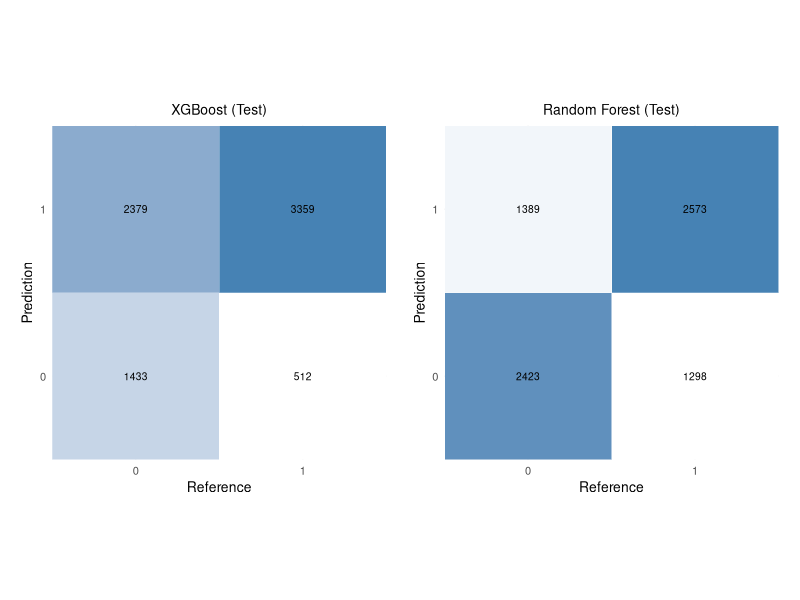
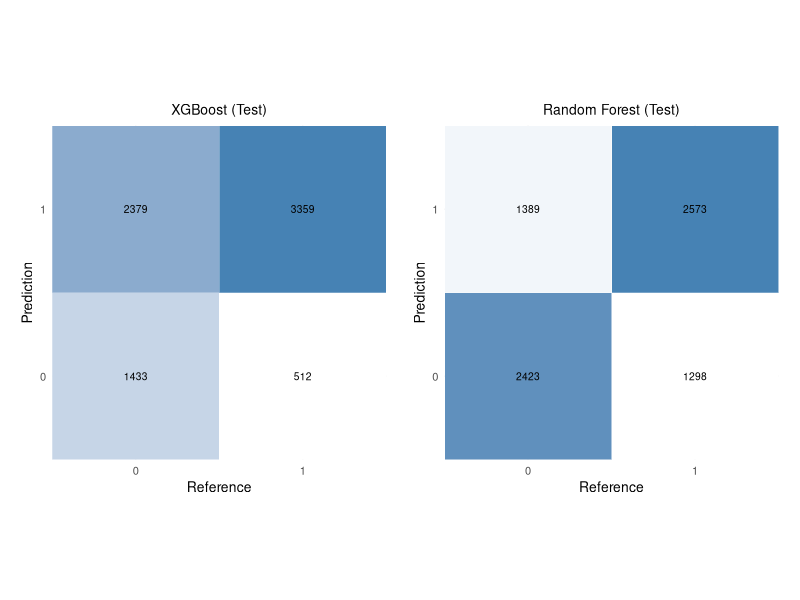

Source code (R) for these figures, in order:
install.packages("patchwork")
install.packages("gridExtra")

library(tidyverse)
library(ggplot2)
library(patchwork)

#CM: XGB
cm_xgb <- matrix(c(1433, 512,
                   2379, 3359), 
                 nrow = 2, byrow = TRUE,
                 dimnames = list(Prediction = c("0","1"),
                                 Reference  = c("0","1")))

#CM: Random Forest
cm_rf <- matrix(c(2423, 1298,
                  1389, 2573), 
                nrow = 2, byrow = TRUE,
                dimnames = list(Prediction = c("0","1"),
                                Reference  = c("0","1")))


#Heatmap
plot_cm <- function(cm, title){
  df <- as.data.frame(as.table(cm))
  ggplot(df, aes(x = Reference, y = Prediction, fill = Freq)) +
    geom_tile(color = "white") +
    geom_text(aes(label = Freq), size = 2.6) +
    scale_fill_gradient(low = "white", high = "steelblue") +
    scale_x_discrete(expand = expansion(mult = c(0.35, 0.35))) +  # Innen-Padding
    scale_y_discrete(expand = expansion(mult = c(0.35, 0.35))) +
    coord_fixed(ratio = 1) +
    labs(title = title, x = "Reference", y = "Prediction") +
    theme_minimal(base_size = 10) +
    theme(
      legend.position = "none",
      plot.title = element_text(hjust = 0.5, size = 10),
      plot.margin = margin(10, 10, 10, 10)
    )
}

#Plots CM
p1 <- plot_cm(cm_xgb, "XGBoost (Test)")
p2 <- plot_cm(cm_rf,  "Random Forest (Test)")
combined_plot <- p1 + p2
print(combined_plot)

#Speichern
out_dir <- "Models/_Summary"
dir.create(out_dir, recursive = TRUE, showWarnings = FALSE)

ggsave(file.path(out_dir, "ConfusionMatrix_RF_vs_XGB.pdf"),
       combined_plot, width = 8, height = 4)
